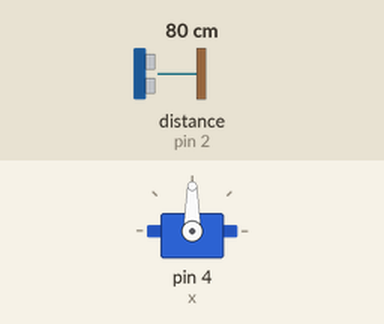
Recording of a sketch running on a simulated Arduino Uno, built with avr-gcc and run on an emulated ATmega328P. On the bench: servo. Wiring (inferred from the names in the program): ultrasonic range finder: trigger pin 3; echo pin 2. The inputs (shaded band) are chosen by the test bench; at power-on: distance to the obstacle (sensor on pin 2) 80 cm. The echo pulse lasts 58.3 µs per cm; what the sketch prints to the serial monitor is not drawn.

Above: at 1.8 s.
1.9 s: distance to the obstacle (sensor on pin 2) set to 2 cm
At 2.13 s:
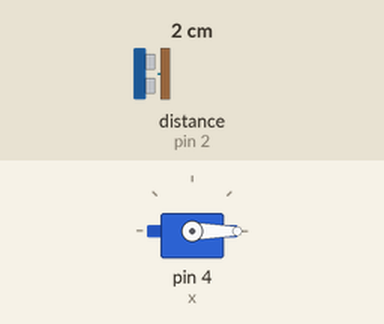
5.4 s: distance to the obstacle (sensor on pin 2) set to 19 cm
8.9 s: distance to the obstacle (sensor on pin 2) set to 23 cm
At 10.0 s:
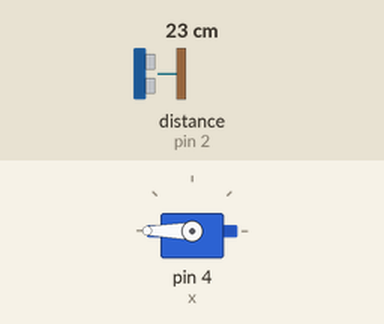
12.0 s: distance to the obstacle (sensor on pin 2) set to 18 cm
At 12.89 s:
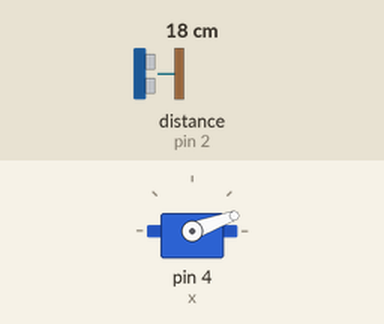
Timing chart, 0 to 16.5 s (numbered marks = the images above; inputs shaded):
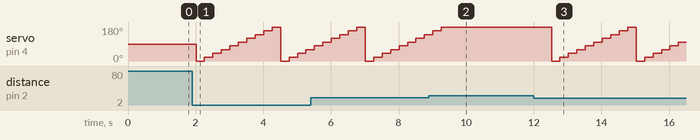

The sketch:

autobinservo.ino
```cpp
#include<Servo.h>

Servo x;
int echo=2;
int trig=3;
int dist=0;

int dist_cal()
{
  digitalWrite(trig,LOW);
  delayMicroseconds(2);
  digitalWrite(trig,HIGH);
  delayMicroseconds(20);
  digitalWrite(trig,LOW);

  float duration=pulseIn(echo,HIGH);
  float xdist=duration/29/2;
  return (int) xdist;
}

void setup()
{
  Serial.begin(9600);
  pinMode(trig,OUTPUT);
  pinMode(echo,INPUT);
}

void loop()
{
  dist=dist_cal();
  Serial.println("\nDISTANCE:"+dist);

  if(dist<20)
  {
    x.attach(4);
    for(int i=0;i<=180;i+=20)
    {

      x.write(i);
      delay(250);

    }
  }
  else
  {

    x.attach(4);
    delay(1000);
    x.detach();
  }

}
```

Measured:
- the behaviour switches between 20 and 21 cm on distance to the obstacle (sensor on pin 2) (found by bisection; images 1 and 2)
- after the input at 1.9 s, servo on pin 4 (x): 90° → 0° after 0.11 s, → 20° 0.25 s later, → 40° 0.25 s later, → 60° 0.25 s later, … (14 changes in this stretch)
- after the input at 8.9 s, servo on pin 4 (x): goes on until 9.3 s, then stays 180°
- after the input at 12.0 s, servo on pin 4 (x): ramps from 0° to 180° and jumps back, once every 2.5 s
